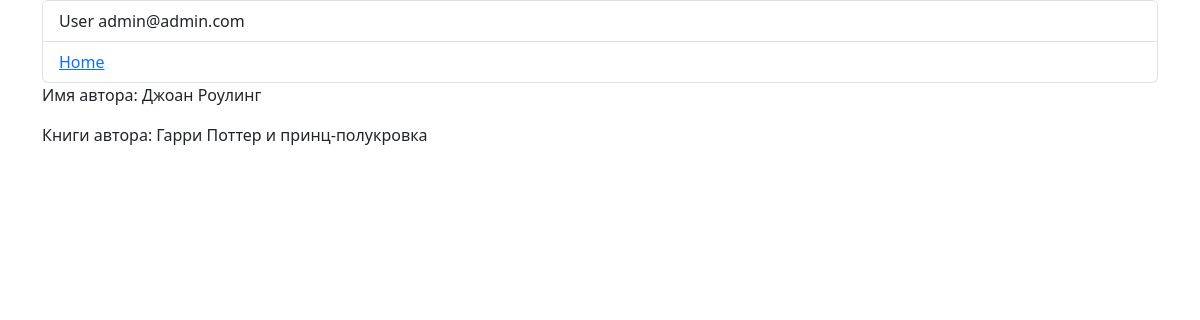
Page /books/author_info/2 (signed in) on the committed database.
### users/models.py (models this page shows)
class User(AbstractUser):
    email = models.EmailField(_("email address"), unique=True)
    USERNAME_FIELD = "email"
    REQUIRED_FIELDS = ["username"]

### books/models.py (models this page shows, shortened)
class Author(models.Model):
    name = models.CharField(blank=False, max_length=200)

class Book(models.Model):
    name = models.CharField(blank=False, max_length=200)
    author = models.ManyToManyField('Author', related_name='books')
    description = models.CharField(max_length=500)
    price = models.FloatField(null=True, blank=True)
    pub_date = models.DateTimeField('date published')
    def __str__(self):
        return self.name
    class Meta:
        verbose_name = 'Книга'
        verbose_name_plural = 'Книги'

### books/views.py (the view)
# urls.py: path('author_info/<int:pk>', AuthorDetailView.as_view(), name='author-detail')
class AuthorDetailView(DetailView):
    model = Author

### templates/books/author_detail.html
{% extends 'base.html' %}
{% block content%}
    <p>Имя автора: {{ author.name }}</p>
    <p>Книги автора: {{ author.books.all|join:", " }}</p>
{% endblock%}

### templates/base.html (shortened to what this page needs)
<!DOCTYPE html>
<html lang="en">
<head>
    <link href="https://cdn.jsdelivr.net/npm/bootstrap@5.3.0-alpha1/dist/css/bootstrap.min.css" rel="stylesheet">
</head>
<body class="container">
    <ul class="list-group">
        <li class="list-group-item">
            User {{ user }}
        </li>
        <li class="list-group-item">
            <a href="{% url 'home' %}">Home</a>
        </li>
    </ul>
{% block content %}
{% endblock %}
</body>
</html>

### rows in the picture
User: is_active+password+email "admin@admin.com"
Author: name "Джоан Роулинг", books.all "Гарри Поттер и принц-полукровка"
